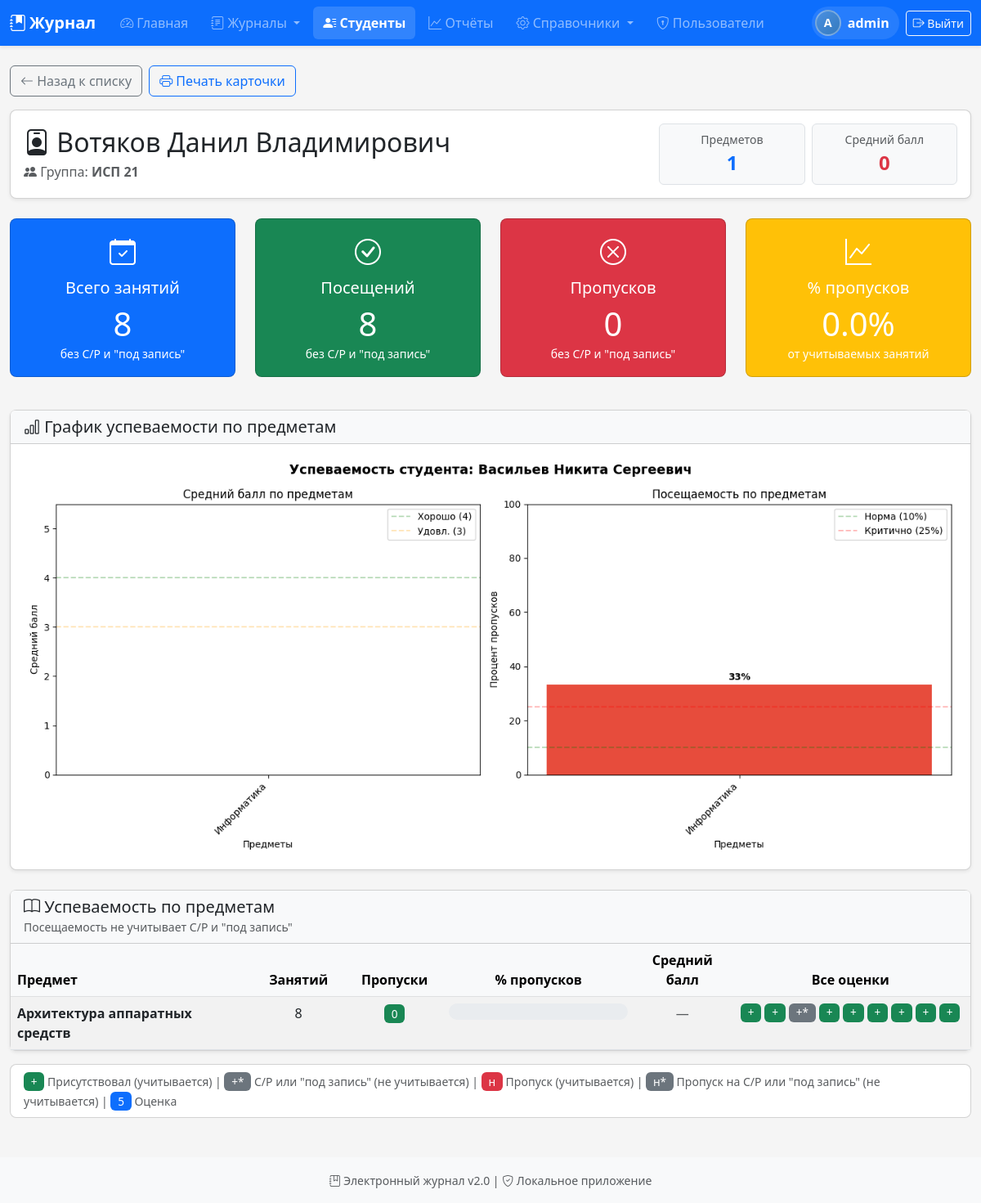
The app's page /student/1 (signed in) with its own data.
### tables this page shows
CREATE TABLE students (
            id INTEGER PRIMARY KEY AUTOINCREMENT,
            group_id INTEGER NOT NULL,
            full_name TEXT NOT NULL,
            FOREIGN KEY (group_id) REFERENCES groups(id) ON DELETE CASCADE
        );

CREATE TABLE groups (
            id INTEGER PRIMARY KEY AUTOINCREMENT,
            name TEXT UNIQUE NOT NULL
        , code TEXT, academic_year_id INTEGER);

CREATE TABLE group_subjects (
            id INTEGER PRIMARY KEY AUTOINCREMENT,
            group_id INTEGER NOT NULL,
            subject_id INTEGER NOT NULL,
            FOREIGN KEY (group_id) REFERENCES groups(id) ON DELETE CASCADE,
            FOREIGN KEY (subject_id) REFERENCES subjects(id) ON DELETE CASCADE,
            UNIQUE(group_id, subject_id)
        );

CREATE TABLE subjects (
            id INTEGER PRIMARY KEY AUTOINCREMENT,
            name TEXT NOT NULL
        );

CREATE TABLE journal_1 (
                    id INTEGER PRIMARY KEY AUTOINCREMENT,
                    student_id INTEGER NOT NULL,
                    date TEXT NOT NULL,
                    time_interval TEXT DEFAULT '',
                    semester INTEGER NOT NULL DEFAULT 1,
                    topic TEXT,
                    type TEXT DEFAULT 'lecture',
                    attendance TEXT DEFAULT 'present',
                    grade TEXT,
                    comment TEXT,
                    FOREIGN KEY (student_id) REFERENCES students(id) ON DELETE CASCADE
                );

### routes.py (the view)
@main_bp.route('/student/<int:sid>')
@login_required
def student_card(sid):
    student = Student.get_by_id(sid)
    if not student:
        flash('Студент не найден', 'danger')
        return redirect(url_for('main.students'))
    group = Group.get_by_id(student['group_id'])
    conn = get_db()
    pairs = conn.execute(
        "SELECT gs.*, s.name as subject_name FROM group_subjects gs JOIN subjects s ON gs.subject_id=s.id WHERE gs.group_id=? ORDER BY s.name",
        (student['group_id'],)
    ).fetchall()
    conn.close()
    subjects_stats = []
    total_absences = 0
    total_lessons = 0
    total_attendances = 0
    total_grades = []
    for pair in pairs:
        stats = JournalManager.get_student_stats(pair['id'], sid)
        if stats:
            semesters = GroupSubject.get_semesters(pair['id'])
            semester_grades = {}
            for sem in semesters:
                grade = SemesterGrade.get_student_grade(sid, pair['id'], sem)
                if grade:
                    semester_grades[sem] = grade
            subjects_stats.append({
                'subject_name': pair['subject_name'],
                'gs_id': pair['id'],
                'total_lessons': stats['total_lessons'],
                'absences': stats['absences'],
                'attendances': stats['attendances'],
                'avg_grade': stats['avg_grade'],
                'grades_list': stats['grades_list'],
                'absence_percent': stats['absence_percent'],
                'semester_grades': semester_grades
            })
            total_absences += stats['absences']
            total_lessons += stats['total_lessons']
            total_attendances += stats['attendances']
            if stats['avg_grade'] > 0:
                total_grades.append(stats['avg_grade'])
    overall = {
        'total_subjects': len(subjects_stats),
        'total_lessons': total_lessons,
        'total_absences': total_absences,
        'total_attendances': total_attendances,
        'overall_absence_percent': round(
            (total_absences / (total_absences + total_attendances) * 100) if (
                                                                                         total_absences + total_attendances) > 0 else 0,
            1
        ),
        'overall_avg_grade': round(sum(total_grades) / len(total_grades), 2) if total_grades else 0
    }
    cf = f'student_{sid}_chart.png'
    cp = os.path.join(Config.STATIC_FOLDER, 'charts', cf)
    os.makedirs(os.path.dirname(cp), exist_ok=True)
    if subjects_stats:
        generate_student_chart(student['full_name'], subjects_stats, cp)
    return render_template('student_card.html', student=student, group=group,
                           subjects_stats=subjects_stats, overall_stats=overall,
                           chart_filename=f'charts/{cf}' if subjects_stats else None)

### journal_manager.py (called while the page is built)
    @staticmethod
    def get_table_name(gs_id):
        return f"journal_{gs_id}"

### models.py (called while the page is built)
def get_db():
    conn = sqlite3.connect(Config.DATABASE)
    conn.row_factory = sqlite3.Row
    conn.execute("PRAGMA foreign_keys = ON")
    return conn

    @staticmethod
    def get_by_id(gid):
        conn = get_db()
        group = conn.execute("SELECT * FROM groups WHERE id = ?", (gid,)).fetchone()
        conn.close()
        return group

    @staticmethod
    def get_by_id(sid):
        conn = get_db()
        student = conn.execute("SELECT * FROM students WHERE id = ?", (sid,)).fetchone()
        conn.close()
        return student

    @staticmethod
    def get_semesters(gsid):
        conn = get_db()
        semesters = conn.execute(
            "SELECT DISTINCT semester FROM group_subject_hours WHERE group_subject_id=? ORDER BY semester",
            (gsid,)
        ).fetchall()
        conn.close()
        return [s['semester'] for s in semesters]

    @staticmethod
    def get_student_grade(student_id, gsid, semester):
        conn = get_db()
        grade = conn.execute(
            "SELECT * FROM student_semester_grades WHERE student_id=? AND group_subject_id=? AND semester=?",
            (student_id, gsid, semester)
        ).fetchone()
        conn.close()
        return grade['grade'] if grade else None

    @staticmethod
    def get_user_permissions(uid):
        conn = get_db()
        permissions = conn.execute('''
            SELECT p.code FROM permissions p
            JOIN user_permissions up ON p.id=up.permission_id
            WHERE up.user_id=?
        ''', (uid,)).fetchall()
        conn.close()
        return [p['code'] for p in permissions]

    @staticmethod
    def has_permission(uid, code):
        perms = Permission.get_user_permissions(uid)
        return code in perms

### routes.py (called while the page is built)
@main_bp.context_processor
def utility_processor():
    def has_permission(permission_code):
        if 'user_id' in session:
            return Permission.has_permission(session['user_id'], permission_code)
        return False
    def get_semesters(gsid):
        return GroupSubject.get_semesters(gsid)
    def get_hours(gsid, semester):
        return GroupSubject.get_hours(gsid, semester)
    return dict(
        has_permission=has_permission,
        get_semesters=get_semesters,
        get_hours=get_hours
    )

### templates/student_card.html (shortened to what this page needs)
{% extends "base.html" %}
{% block content %}
<div class="mb-3 d-flex gap-2">
    <a href="{{ url_for('main.students') }}" class="btn btn-outline-secondary">
        <i class="bi bi-arrow-left"></i> Назад к списку
    </a>
    <button onclick="window.print()" class="btn btn-outline-primary">
        <i class="bi bi-printer"></i> Печать карточки
    </button>
</div>
<div class="card shadow-sm mb-4">
    <div class="card-body">
        <div class="row align-items-center">
            <div class="col-md-8">
                <h2 class="mb-1"><i class="bi bi-person-badge"></i> {{ student.full_name }}</h2>
                <p class="text-muted mb-0"><i class="bi bi-people-fill"></i> Группа: <strong>{{ group.name }}</strong></p>
            </div>
            <div class="col-md-4">
                <div class="row g-2">
                    <div class="col-6">
                        <div class="border rounded p-2 text-center bg-light">
                            <small class="text-muted d-block">Предметов</small>
                            <span class="fs-4 fw-bold text-primary">{{ overall_stats.total_subjects }}</span>
                        </div>
                    </div>
                    <div class="col-6">
                        <div class="border rounded p-2 text-center bg-light">
                            <small class="text-muted d-block">Средний балл</small>
                            <span class="fs-4 fw-bold {% if overall_stats.overall_avg_grade >= 4 %}text-success{% elif overall_stats.overall_avg_grade >= 3 %}text-warning{% else %}text-danger{% endif %}">
                                {{ overall_stats.overall_avg_grade }}
                            </span>
                        </div>
                    </div>
                </div>
            </div>
        </div>
    </div>
</div>
<div class="row mb-4">
    <div class="col-md-3 mb-3">
        <div class="card text-white bg-primary h-100">
            <div class="card-body text-center">
                <i class="bi bi-calendar-check" style="font-size: 2rem;"></i>
                <h5 class="mt-2">Всего занятий</h5>
                <p class="display-6 mb-0">{{ overall_stats.total_lessons }}</p>
                <small>без С/Р и "под запись"</small>
            </div>
        </div>
    </div>
    <div class="col-md-3 mb-3">
        <div class="card text-white bg-success h-100">
            <div class="card-body text-center">
                <i class="bi bi-check-circle" style="font-size: 2rem;"></i>
                <h5 class="mt-2">Посещений</h5>
                <p class="display-6 mb-0">{{ overall_stats.total_attendances }}</p>
                <small>без С/Р и "под запись"</small>
            </div>
        </div>
    </div>
    <div class="col-md-3 mb-3">
        <div class="card text-white bg-danger h-100">
            <div class="card-body text-center">
                <i class="bi bi-x-circle" style="font-size: 2rem;"></i>
                <h5 class="mt-2">Пропусков</h5>
                <p class="display-6 mb-0">{{ overall_stats.total_absences }}</p>
                <small>без С/Р и "под запись"</small>
            </div>
        </div>
    </div>
    <div class="col-md-3 mb-3">
        <div class="card text-white bg-warning h-100">
            <div class="card-body text-center">
                <i class="bi bi-graph-up" style="font-size: 2rem;"></i>
                <h5 class="mt-2">% пропусков</h5>
                <p class="display-6 mb-0">{{ overall_stats.overall_absence_percent }}%</p>
                <small>от учитываемых занятий</small>
            </div>
        </div>
    </div>
</div>
{% if chart_filename %}
<div class="card shadow-sm mb-4">
    <div class="card-header bg-light">
        <h5 class="mb-0"><i class="bi bi-bar-chart"></i> График успеваемости по предметам</h5>
    </div>
    <div class="card-body text-center">
        <img src="{{ url_for('static', filename=chart_filename) }}" class="img-fluid" alt="График">
    </div>
</div>
{% endif %}
<div class="card shadow-sm">
    <div class="card-header bg-light">
        <h5 class="mb-0"><i class="bi bi-book"></i> Успеваемость по предметам</h5>
        <small class="text-muted">Посещаемость не учитывает С/Р и "под запись"</small>
    </div>
    <div class="card-body p-0">
        {% if subjects_stats %}
        <div class="table-responsive">
            <table class="table table-hover table-striped mb-0">
                <thead class="table-light">
                    <tr>
                        <th style="width: 25%;">Предмет</th>
                        <th class="text-center" style="width: 10%;">Занятий</th>
                        <th class="text-center" style="width: 10%;">Пропуски</th>
                        <th class="text-center" style="width: 20%;">% пропусков</th>
                        <th class="text-center" style="width: 10%;">Средний балл</th>
                        <th class="text-center" style="width: 25%;">Все оценки</th>
                    </tr>
                </thead>
                <tbody>
                    {% for subj in subjects_stats %}
                    <tr>
                        <td>
                            <strong>{{ subj.subject_name }}</strong>
                        </td>
                        <td class="text-center">{{ subj.total_lessons }}</td>
                        <td class="text-center">
                            {% if subj.absences > 0 %}
                            <span class="badge bg-danger">{{ subj.absences }}</span>
                            {% else %}
                            <span class="badge bg-success">0</span>
                            {% endif %}
                        </td>
                        <td>
                            <div class="progress" style="height: 20px;">
                            </div>
                        </td>
                        <td class="text-center">
                            {% if subj.avg_grade > 0 %}
                            <span class="badge fs-6 {% if subj.avg_grade >= 4.5 %}bg-success{% elif subj.avg_grade >= 3.5 %}bg-primary{% elif subj.avg_grade >= 2.5 %}bg-warning{% else %}bg-danger{% endif %}">
                                {{ subj.avg_grade }}
                            </span>
                            {% else %}
                            <span class="text-muted">—</span>
                            {% endif %}
                        </td>
                        <td class="text-center">
                            <div class="d-flex flex-wrap gap-1 justify-content-center">
                                {% for grade_item in subj.grades_list %}
                                    {% if grade_item.grade %}
                                        {% if grade_item.grade == 'passed' %}
                                        <span class="badge bg-success" title="{{ grade_item.date }} {{ grade_item.time_interval }} — {{ grade_item.type }}">з</span>
                                        {% else %}
                                        <span class="badge bg-primary" title="{{ grade_item.date }} {{ grade_item.time_interval }} — {{ grade_item.type }}">{{ grade_item.grade }}</span>
                                        {% endif %}
                                    {% else %}
                                        {% if grade_item.type not in ['independent', 'dictation'] %}
                                        <span class="badge bg-success" title="{{ grade_item.date }} {{ grade_item.time_interval }} — присутствовал">+</span>
                                        {% else %}
                                        <span class="badge bg-secondary" title="{{ grade_item.date }} {{ grade_item.time_interval }} — {{ grade_item.type }} (не учитывается)">+*</span>
                                        {% endif %}
                                    {% endif %}
                                {% endfor %}
                            </div>
                        </td>
                    </tr>
                    {% endfor %}
                </tbody>
            </table>
        </div>
        {% else %}
        <div class="text-center py-5">
            <i class="bi bi-journal-x" style="font-size: 3rem; color: #ccc;"></i>
            <p class="text-muted mt-2">У студента пока нет занятий</p>
        </div>
        {% endif %}
    </div>
</div>
<div class="card mt-3">
    <div class="card-body py-2">
        <small class="text-muted">
            <span class="badge bg-success">+</span> Присутствовал (учитывается) |
            <span class="badge bg-secondary">+*</span> С/Р или "под запись" (не учитывается) |
            <span class="badge bg-danger">н</span> Пропуск (учитывается) |
            <span class="badge bg-secondary">н*</span> Пропуск на С/Р или "под запись" (не учитывается) |
            <span class="badge bg-primary">5</span> Оценка
        </small>
    </div>
</div>
{% endblock %}

### static/style.css (style rules this page uses)
body { background-color: #f5f5f5; min-height: 100vh; display: flex; flex-direction: column; }
.table-striped tbody tr:nth-of-type(odd) { background-color: rgba(0, 0, 0, 0.02); }
.badge { font-size: 0.85rem; font-weight: 500; }
.btn { transition: all 0.15s ease; }
.progress { height: 20px; border-radius: 10px; background-color: #e9ecef; }
.card { border-radius: 8px; transition: transform 0.15s, box-shadow 0.15s; }
.card.shadow-sm { box-shadow: 0 0.125rem 0.25rem rgba(0, 0, 0, 0.075) !important; }

### templates/student_card.html (style rules this page uses)
.progress { height: 20px; }
.badge { font-size: 0.85rem; cursor: default; }

### templates/base.html (style rules this page uses)
html { scroll-behavior: smooth; }
body { min-height: 100vh; display: flex; flex-direction: column; }

### records on screen
students: full_name "Вотяков Данил Владимирович"
groups: name "ИСП 21"
group_subjects: subject_name "Архитектура аппаратных средств", total_lessons "8"

### other values on screen
{{ session.username[0]|upper }} "A"
{{ session.username }} "admin"
{{ overall_stats.total_subjects }} "1"
{{ overall_stats.overall_avg_grade }} "0"
{{ overall_stats.total_lessons }} "8"
{{ overall_stats.total_attendances }} "8"
{{ overall_stats.total_absences }} "0"
{{ overall_stats.overall_absence_percent }} "0.0"
